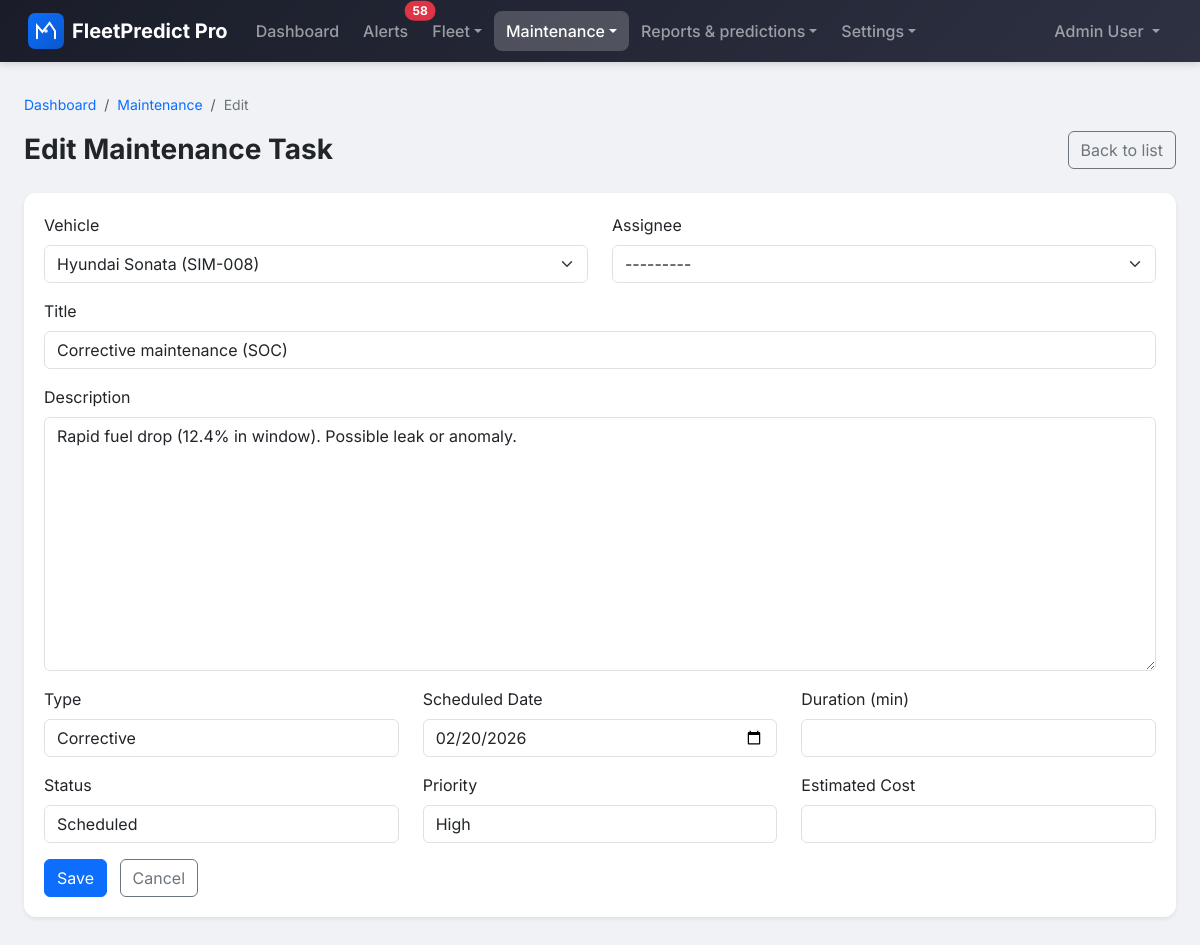
Page /maintenance/1/edit/ (signed in) on the committed database.
### apps/users/models.py (models this page shows, shortened)
class User(AbstractBaseUser, PermissionsMixin):
    class Role(models.TextChoices):
        ADMINISTRATOR = 'administrator', 'Administrator'
        FLEET_MANAGER = 'fleet_manager', 'Fleet Manager'
        MECHANIC = 'mechanic', 'Mechanic'
        DRIVER = 'driver', 'Driver'
    email = models.EmailField(unique=True)
    first_name = models.CharField(max_length=150)
    last_name = models.CharField(max_length=150)
    role = models.CharField(
        max_length=20,
        choices=Role.choices,
        default=Role.DRIVER
    )
    is_active = models.BooleanField(default=True)
    is_staff = models.BooleanField(default=False)
    date_joined = models.DateTimeField(default=timezone.now)
    last_login = models.DateTimeField(null=True, blank=True)
    objects = UserManager()
    USERNAME_FIELD = 'email'
    REQUIRED_FIELDS = ['first_name', 'last_name']
    class Meta:
        verbose_name = 'User'
        verbose_name_plural = 'Users'
        ordering = ['-date_joined']
    def __str__(self):
        return self.email
    def get_full_name(self):
        return f'{self.first_name} {self.last_name}'.strip()
    @property
    def is_driver(self):
        return self.role == self.Role.DRIVER
    def can_manage_vehicles(self):
        return self.role in [self.Role.ADMINISTRATOR, self.Role.FLEET_MANAGER]
    def can_manage_maintenance(self):
        return self.role in [
            self.Role.ADMINISTRATOR,
            self.Role.FLEET_MANAGER,
            self.Role.MECHANIC
        ]
    def can_view_reports(self):
        return self.role in [self.Role.ADMINISTRATOR, self.Role.FLEET_MANAGER]
    def can_manage_platform(self):
        return self.role == self.Role.ADMINISTRATOR

### apps/maintenance/models.py (models this page shows, shortened)
class MaintenanceTask(models.Model):
    class Type(models.TextChoices):
        PREVENTIVE = 'preventive', 'Preventive'
        CORRECTIVE = 'corrective', 'Corrective'
        INSPECTION = 'inspection', 'Inspection'
        EMERGENCY = 'emergency', 'Emergency'
    class Status(models.TextChoices):
        SCHEDULED = 'scheduled', 'Scheduled'
        IN_PROGRESS = 'in_progress', 'In Progress'
        COMPLETED = 'completed', 'Completed'
        CANCELLED = 'cancelled', 'Cancelled'
        OVERDUE = 'overdue', 'Overdue'
    class Priority(models.TextChoices):
        LOW = 'low', 'Low'
        MEDIUM = 'medium', 'Medium'
        HIGH = 'high', 'High'
        CRITICAL = 'critical', 'Critical'
    vehicle = models.ForeignKey(
        'vehicles.Vehicle',
        on_delete=models.CASCADE,
        related_name='maintenance_tasks'
    )
    assignee = models.ForeignKey(
        settings.AUTH_USER_MODEL,
        on_delete=models.SET_NULL,
        null=True,
        blank=True,
        related_name='assigned_tasks'
    )
    created_by = models.ForeignKey(
        settings.AUTH_USER_MODEL,
        on_delete=models.SET_NULL,
        null=True,
        related_name='created_tasks'
    )
    title = models.CharField(max_length=200)
    description = models.TextField(blank=True)
    maintenance_type = models.CharField(
        max_length=20,
        choices=Type.choices,
        default=Type.PREVENTIVE
    )
    scheduled_date = models.DateField()
    estimated_duration = models.PositiveIntegerField(
        null=True,
        blank=True,
        help_text='Estimated duration in minutes'
    )
    status = models.CharField(
        max_length=20,
        choices=Status.choices,
        default=Status.SCHEDULED
    )
    priority = models.CharField(
        max_length=20,
        choices=Priority.choices,
        default=Priority.MEDIUM
    )
    completion_date = models.DateField(null=True, blank=True)
    completion_notes = models.TextField(blank=True)
    estimated_cost = models.DecimalField(
        max_digits=10,
        decimal_places=2,
        null=True,
        blank=True
    )
    actual_cost = models.DecimalField(
        max_digits=10,
        decimal_places=2,
        null=True,
        blank=True
    )
    mileage_at_maintenance = models.PositiveIntegerField(
        null=True,
        blank=True,
        help_text='Vehicle mileage when maintenance was performed'
    )
    created_at = models.DateTimeField(auto_now_add=True)
    updated_at = models.DateTimeField(auto_now=True)
    class Meta:
        verbose_name = 'Maintenance Task'
        verbose_name_plural = 'Maintenance Tasks'
        ordering = ['-scheduled_date', '-created_at']

### apps/maintenance/views.py (the view, shortened to what this page needs)
# urls.py: path('<int:pk>/edit/', MaintenanceTaskUpdateView.as_view(), name='task_update'),
class MaintenanceTaskUpdateView(LoginRequiredMixin, CanManageMaintenanceMixin, UpdateView):
    model = MaintenanceTask
    form_class = MaintenanceTaskForm
    template_name = 'maintenance/task_form.html'
    context_object_name = 'task'
    def get_queryset(self):
        return MaintenanceTask.objects.all()

### apps/maintenance/forms.py
class MaintenanceTaskForm(forms.ModelForm):
    class Meta:
        model = MaintenanceTask
        fields = (
            'vehicle', 'title', 'description', 'maintenance_type',
            'scheduled_date', 'estimated_duration', 'status', 'priority',
            'assignee', 'estimated_cost'
        )
        widgets = {
            'vehicle': forms.Select(attrs={'class': 'form-select'}),
            'assignee': forms.Select(attrs={'class': 'form-select'}),
            'scheduled_date': forms.DateInput(attrs={'type': 'date', 'class': 'form-control'}),
        }
    def __init__(self, *args, **kwargs):
        super().__init__(*args, **kwargs)
        for name, field in self.fields.items():
            if hasattr(field.widget, 'attrs'):
                field.widget.attrs.update({'class': 'form-control'})
            if name in ('vehicle', 'assignee'):
                field.widget.attrs.update({'class': 'form-select'})

### apps/maintenance/views.py (called while the page is built)
    def test_func(self):
        return self.request.user.is_authenticated and self.request.user.can_manage_maintenance()

### apps/vehicles/models.py (called while the page is built)
    def __str__(self):
        return f'{self.make} {self.model} ({self.license_plate})'

### fleetpredict/context_processors.py (called while the page is built)
def alerts_unread_count(request):
    out = {'alerts_unread_count': 0}
    if not getattr(request, 'user', None) or not request.user.is_authenticated:
        return out
    user = request.user
    vehicle_ids = Vehicle.objects.filter(is_deleted=False)
    if user.is_driver:
        vehicle_ids = vehicle_ids.filter(assigned_driver=user)
    vehicle_ids = list(vehicle_ids.values_list('id', flat=True))
    if not vehicle_ids:
        return out
    out['alerts_unread_count'] = VehicleAlert.objects.filter(
        vehicle_id__in=vehicle_ids,
        read_at__isnull=True,
    ).count()
    return out

### templates/maintenance/task_form.html (shortened to what this page needs)
{% extends "base.html" %}
{% block breadcrumb %}
<nav aria-label="breadcrumb" class="breadcrumb-fp">
  <ol class="breadcrumb mb-0">
    <li class="breadcrumb-item"><a href="{% url 'dashboard:index' %}">Dashboard</a></li>
    <li class="breadcrumb-item"><a href="{% url 'maintenance:task_list' %}">Maintenance</a></li>
    <li class="breadcrumb-item active" aria-current="page">{% if object %}Edit{% else %}Add{% endif %}</li>
  </ol>
</nav>
{% endblock %}
{% block content %}
<div class="d-flex flex-wrap justify-content-between align-items-center gap-2 mb-4">
  <h2 class="page-title mb-0">{% if object %}Edit Maintenance Task{% else %}Add Maintenance Task{% endif %}</h2>
  <div class="d-flex gap-2 align-items-center">
    <a href="{% url 'maintenance:task_list' %}" class="btn btn-outline-secondary">Back to list</a>
  </div>
</div>
<div class="card card-fp">
    <div class="card-body">
        <form method="post" action="" class="fp-validate">
            <div class="row">
                <div class="col-md-6 mb-3">
                    <label for="id_vehicle" class="form-label">Vehicle</label>
                    {{ form.vehicle }}
                </div>
                <div class="col-md-6 mb-3">
                    <label for="id_assignee" class="form-label">Assignee</label>
                    {{ form.assignee }}
                </div>
            </div>
            <div class="mb-3">
                <label for="id_title" class="form-label">Title</label>
                {{ form.title }}
            </div>
            <div class="mb-3">
                <label for="id_description" class="form-label">Description</label>
                {{ form.description }}
            </div>
            <div class="row">
                <div class="col-md-4 mb-3">
                    <label for="id_maintenance_type" class="form-label">Type</label>
                    {{ form.maintenance_type }}
                </div>
                <div class="col-md-4 mb-3">
                    <label for="id_scheduled_date" class="form-label">Scheduled Date</label>
                    {{ form.scheduled_date }}
                </div>
                <div class="col-md-4 mb-3">
                    <label for="id_estimated_duration" class="form-label">Duration (min)</label>
                    {{ form.estimated_duration }}
                </div>
            </div>
            <div class="row">
                <div class="col-md-4 mb-3">
                    <label for="id_status" class="form-label">Status</label>
                    {{ form.status }}
                </div>
                <div class="col-md-4 mb-3">
                    <label for="id_priority" class="form-label">Priority</label>
                    {{ form.priority }}
                </div>
                <div class="col-md-4 mb-3">
                    <label for="id_estimated_cost" class="form-label">Estimated Cost</label>
                    {{ form.estimated_cost }}
                </div>
            </div>
            <button type="submit" class="btn btn-primary">Save</button>
            <a href="{% url 'maintenance:task_list' %}" class="btn btn-outline-secondary ms-2">Cancel</a>
        </form>
    </div>
</div>
{% endblock %}

### templates/base.html (shortened to what this page needs)
{% load static %}
<!DOCTYPE html>
<html lang="en">
<head>
    <link href="https://cdn.jsdelivr.net/npm/bootstrap@5.3/dist/css/bootstrap.min.css" rel="stylesheet">
    <link rel="stylesheet" href="https://cdn.jsdelivr.net/npm/bootstrap-icons@1.11.3/font/bootstrap-icons.min.css">
    <link href="{% static 'css/styles.css' %}" rel="stylesheet">
</head>
<body>
    <nav class="navbar navbar-expand-lg navbar-dark navbar-fp">
        <div class="container-fluid">
            <a class="navbar-brand" href="{% url 'dashboard:index' %}">
                <img src="{% static 'img/logo.svg' %}" alt="" class="fp-logo"> <span>FleetPredict Pro</span>
            </a>
            <div class="collapse navbar-collapse" id="navbarNav">
                <ul class="navbar-nav me-auto">
                    {% if user.is_authenticated %}
                    <li class="nav-item">
                        <a class="nav-link {% if request.resolver_match.namespace == 'dashboard' and request.resolver_match.url_name == 'index' %}active{% endif %}" href="{% url 'dashboard:index' %}">Dashboard</a>
                    </li>
                    <li class="nav-item">
                        <a class="nav-link position-relative {% if request.resolver_match.url_name == 'alerts' %}active{% endif %}" href="{% url 'dashboard:alerts' %}">Alerts{% if alerts_unread_count %}<span class="position-absolute top-0 start-100 translate-middle badge rounded-pill bg-danger">{{ alerts_unread_count }}</span>{% endif %}</a>
                    </li>
                    {% if user.can_manage_vehicles %}
                    <li class="nav-item dropdown">
                        <a class="nav-link dropdown-toggle {% if request.resolver_match.namespace == 'vehicles' %}active{% endif %}" href="#" id="navFleet" role="button" data-bs-toggle="dropdown" aria-expanded="false">Fleet</a>
                    </li>
                    {% else %}
                    <li class="nav-item">
                        <a class="nav-link {% if request.resolver_match.namespace == 'vehicles' %}active{% endif %}" href="{% url 'vehicles:vehicle_list' %}">Vehicles</a>
                    </li>
                    {% endif %}
                    <li class="nav-item dropdown">
                        <a class="nav-link dropdown-toggle {% if request.resolver_match.namespace == 'maintenance' %}active{% endif %}" href="#" id="navMaintenance" role="button" data-bs-toggle="dropdown" aria-expanded="false">Maintenance</a>
                    </li>
                    {% if user.can_view_reports %}
                    <li class="nav-item dropdown">
                        <a class="nav-link dropdown-toggle " href="#" id="navReports" role="button" data-bs-toggle="dropdown" aria-expanded="false">Reports &amp; predictions</a>
                    </li>
                    {% endif %}
                    {% if user.can_manage_vehicles or user.can_manage_platform %}
                    <li class="nav-item dropdown">
                        <a class="nav-link dropdown-toggle " href="#" id="navSettings" role="button" data-bs-toggle="dropdown" aria-expanded="false">Settings</a>
                    </li>
                    {% endif %}
                    {% endif %}
                </ul>
                <ul class="navbar-nav">
                    {% if user.is_authenticated %}
                    <li class="nav-item dropdown">
                        <a class="nav-link dropdown-toggle" href="#" id="userDropdown" role="button" data-bs-toggle="dropdown" aria-expanded="false">
                            {{ user.get_full_name|default:user.email }}
                        </a>
                    </li>
                    {% endif %}
                </ul>
            </div>
        </div>
    </nav>
    <main class="container-fluid" id="main-content">
        {% block breadcrumb %}{% endblock %}
        {% block content %}{% endblock %}
    </main>
</body>
</html>

### static/css/styles.css (style rules this page uses)
:root { --fp-primary: #0d6efd; --fp-primary-dark: #0a58ca; --fp-secondary: #6c757d; --fp-success: #198754; --fp-warning: #ffc107; --fp-danger: #dc3545; --fp-info: #0dcaf0; --fp-light: #f8f9fa; --fp-dark: #212529; --fp-body-bg: #f0f2f5; --fp-card-shadow: 0 0.125rem 0.25rem rgba(0, 0, 0, 0.075); --fp-card-shadow-hover: 0 0.5rem 1rem rgba(0, 0, 0, 0.1); --fp-navbar: linear-gradient(135deg, #1a1d29 0%, #2d3142 100%); --fp-radius: 0.5rem; --fp-radius-lg: 0.75rem; --fp-sidebar-width: 16rem; --fp-spacing-xs: 0.25rem; --fp-spacing-sm: 0.5rem; --fp-spacing-md: 1rem; --fp-spacing-lg: 1.5rem; --fp-spacing-xl: 2rem; --fp-text-xs: 0.75rem; --fp-text-sm: 0.875rem; --fp-text-base: 1rem; --fp-text-lg: 1.125rem; --fp-text-xl: 1.25rem; --fp-focus-ring: 0 0 0 0.2rem rgba(13, 110, 253, 0.4); }
* { box-sizing: border-box; }
body { background: var(--fp-body-bg); color: var(--fp-dark); font-family: "Inter", -apple-system, BlinkMacSystemFont, "Segoe UI", Roboto, sans-serif; min-height: 100vh; line-height: 1.5; }
.navbar-fp { background: var(--fp-navbar) !important; box-shadow: 0 2px 8px rgba(0, 0, 0, 0.15); padding: 0.5rem 1rem; }
.navbar-fp .navbar-brand { font-weight: 700; font-size: 1.25rem; display: flex; align-items: center; gap: 0.5rem; color: #fff !important; }
.navbar-fp .nav-link { font-weight: 500; padding: 0.5rem 0.75rem !important; border-radius: var(--fp-radius); transition: background 0.2s; }
.navbar-fp .nav-link.active { background: rgba(255, 255, 255, 0.2); color: #fff !important; }
.fp-logo { width: 36px; height: 36px; flex-shrink: 0; }
main.container-fluid { max-width: 1400px; margin-left: auto; margin-right: auto; padding: 1.5rem 1rem; }
@media (min-width: 768px) { main.container-fluid { padding: 2rem 1.5rem; } }
.card-fp { background: #fff; border: none; border-radius: var(--fp-radius-lg); box-shadow: var(--fp-card-shadow); transition: box-shadow 0.2s, transform 0.2s; overflow: hidden; }
.card-fp .card-body { padding: 1.25rem; }
.page-title { font-weight: 700; color: var(--fp-dark); margin-bottom: 1.5rem; font-size: 1.5rem; }
@media (min-width: 768px) { .page-title { font-size: 1.75rem; } }
.breadcrumb-fp { font-size: var(--fp-text-sm); margin-bottom: var(--fp-spacing-md); }
.breadcrumb-fp .breadcrumb-item a { color: var(--fp-primary); text-decoration: none; }
.breadcrumb-fp .breadcrumb-item.active { color: var(--fp-secondary); }

### rows in the picture
User: get_full_name "Admin User"
MaintenanceTask: vehicle "Hyundai Sonata (SIM-008)", assignee "---------", title "Corrective maintenance (SOC)", description "Rapid fuel drop (12.4% in window). Possible leak or anomaly.", maintenance_type "Corrective", scheduled_date "02/20/2026", status "Scheduled", priority "High"

### other values in the picture
{{ alerts_unread_count }} "58"
